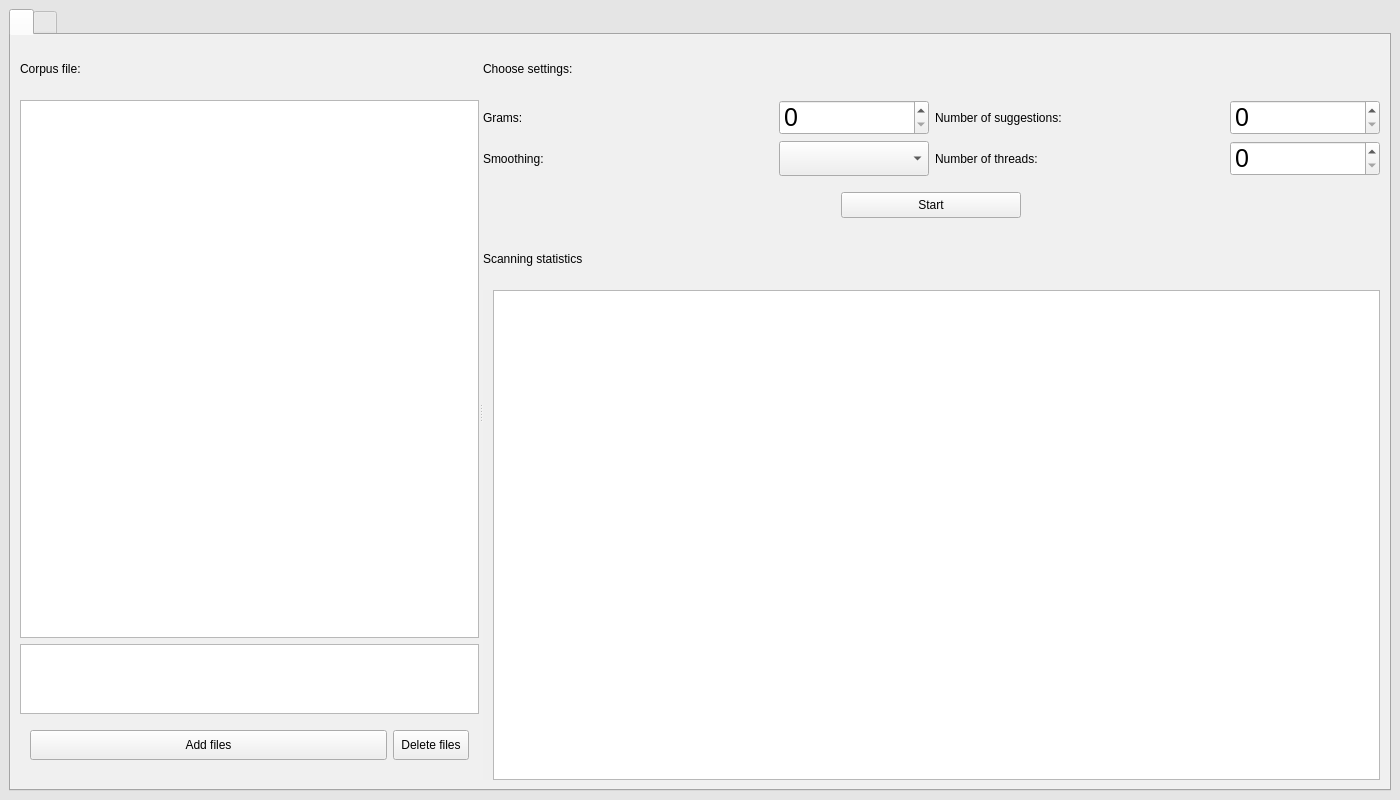
<?xml version="1.0" encoding="UTF-8"?>
<ui version="4.0">
 <class>MainWindow</class>
 <widget class="QMainWindow" name="MainWindow">
  <property name="geometry">
   <rect>
    <x>0</x>
    <y>0</y>
    <width>1400</width>
    <height>800</height>
   </rect>
  </property>
  <property name="sizePolicy">
   <sizepolicy hsizetype="Preferred" vsizetype="Preferred">
    <horstretch>0</horstretch>
    <verstretch>0</verstretch>
   </sizepolicy>
  </property>
  <property name="focusPolicy">
   <enum>Qt::NoFocus</enum>
  </property>
  <property name="windowTitle">
   <string>MainWindow</string>
  </property>
  <property name="styleSheet">
   <string notr="true">QMainWindow{
background: rgb(229, 229, 229);
padding: 0 0px;
border-radius: 0;
margin: 0;
border-width: 0px;
}</string>
  </property>
  <property name="tabShape">
   <enum>QTabWidget::Rounded</enum>
  </property>
  <widget class="QWidget" name="centralwidget">
   <property name="styleSheet">
    <string notr="true">QCentralWidget {
padding: 0 0;
border-radius: 0;
margin: 0 0;
}</string>
   </property>
   <layout class="QHBoxLayout" name="horizontalLayout">
    <item>
     <widget class="QTabWidget" name="tabWidget">
      <property name="sizePolicy">
       <sizepolicy hsizetype="MinimumExpanding" vsizetype="MinimumExpanding">
        <horstretch>0</horstretch>
        <verstretch>0</verstretch>
       </sizepolicy>
      </property>
      <property name="minimumSize">
       <size>
        <width>762</width>
        <height>498</height>
       </size>
      </property>
      <property name="cursor">
       <cursorShape>PointingHandCursor</cursorShape>
      </property>
      <property name="focusPolicy">
       <enum>Qt::NoFocus</enum>
      </property>
      <property name="contextMenuPolicy">
       <enum>Qt::DefaultContextMenu</enum>
      </property>
      <property name="styleSheet">
       <string notr="true">QTabWidget {
background: rgb(229, 229, 229);
padding: 0 0;
margin: 0 0;
}</string>
      </property>
      <property name="currentIndex">
       <number>0</number>
      </property>
      <widget class="QWidget" name="tabWidgetPage1">
       <property name="cursor">
        <cursorShape>ArrowCursor</cursorShape>
       </property>
       <attribute name="title">
        <string/>
       </attribute>
       <layout class="QHBoxLayout" name="horizontalLayout_4">
        <item>
         <widget class="QSplitter" name="splitter">
          <property name="sizePolicy">
           <sizepolicy hsizetype="MinimumExpanding" vsizetype="MinimumExpanding">
            <horstretch>0</horstretch>
            <verstretch>0</verstretch>
           </sizepolicy>
          </property>
          <property name="styleSheet">
           <string notr="true">QSplitter {
border-radius: 0;
padding:0;
}</string>
          </property>
          <property name="orientation">
           <enum>Qt::Horizontal</enum>
          </property>
          <widget class="QWidget" name="verticalLayoutWidget">
           <layout class="QVBoxLayout" name="verticalLayout_3">
            <item>
             <widget class="QLabel" name="label">
              <property name="sizePolicy">
               <sizepolicy hsizetype="Preferred" vsizetype="Preferred">
                <horstretch>0</horstretch>
                <verstretch>0</verstretch>
               </sizepolicy>
              </property>
              <property name="minimumSize">
               <size>
                <width>100</width>
                <height>50</height>
               </size>
              </property>
              <property name="text">
               <string>Corpus file:</string>
              </property>
             </widget>
            </item>
            <item>
             <widget class="QTableView" name="filesView">
              <property name="sizePolicy">
               <sizepolicy hsizetype="Preferred" vsizetype="MinimumExpanding">
                <horstretch>0</horstretch>
                <verstretch>0</verstretch>
               </sizepolicy>
              </property>
              <property name="styleSheet">
               <string notr="true">QTableView {
font-size: 18px;
}</string>
              </property>
             </widget>
            </item>
            <item>
             <widget class="QTableView" name="sizeView">
              <property name="sizePolicy">
               <sizepolicy hsizetype="Preferred" vsizetype="MinimumExpanding">
                <horstretch>0</horstretch>
                <verstretch>0</verstretch>
               </sizepolicy>
              </property>
              <property name="maximumSize">
               <size>
                <width>16777215</width>
                <height>70</height>
               </size>
              </property>
             </widget>
            </item>
            <item>
             <layout class="QHBoxLayout" name="horizontalLayout_3">
              <property name="leftMargin">
               <number>10</number>
              </property>
              <property name="topMargin">
               <number>10</number>
              </property>
              <property name="bottomMargin">
               <number>20</number>
              </property>
              <item>
               <widget class="QPushButton" name="addButton">
                <property name="sizePolicy">
                 <sizepolicy hsizetype="MinimumExpanding" vsizetype="Fixed">
                  <horstretch>0</horstretch>
                  <verstretch>0</verstretch>
                 </sizepolicy>
                </property>
                <property name="cursor">
                 <cursorShape>PointingHandCursor</cursorShape>
                </property>
                <property name="styleSheet">
                 <string notr="true">QPushButton { padding: 7px; }</string>
                </property>
                <property name="text">
                 <string>Add files</string>
                </property>
               </widget>
              </item>
              <item>
               <widget class="QPushButton" name="deleteButton">
                <property name="sizePolicy">
                 <sizepolicy hsizetype="Preferred" vsizetype="Fixed">
                  <horstretch>0</horstretch>
                  <verstretch>0</verstretch>
                 </sizepolicy>
                </property>
                <property name="cursor">
                 <cursorShape>PointingHandCursor</cursorShape>
                </property>
                <property name="styleSheet">
                 <string notr="true">QPushButton { padding: 7px; margin-right: 10px }</string>
                </property>
                <property name="text">
                 <string>Delete files</string>
                </property>
               </widget>
              </item>
             </layout>
            </item>
           </layout>
          </widget>
          <widget class="QWidget" name="verticalLayoutWidget_2">
           <layout class="QVBoxLayout" name="verticalLayout_4">
            <item>
             <widget class="QLabel" name="label_3">
              <property name="sizePolicy">
               <sizepolicy hsizetype="MinimumExpanding" vsizetype="MinimumExpanding">
                <horstretch>0</horstretch>
                <verstretch>0</verstretch>
               </sizepolicy>
              </property>
              <property name="minimumSize">
               <size>
                <width>0</width>
                <height>50</height>
               </size>
              </property>
              <property name="maximumSize">
               <size>
                <width>16777215</width>
                <height>50</height>
               </size>
              </property>
              <property name="text">
               <string>Choose settings:</string>
              </property>
             </widget>
            </item>
            <item>
             <layout class="QHBoxLayout" name="horizontalLayout_9">
              <item>
               <layout class="QGridLayout" name="gridLayout_2" columnstretch="0,0" columnminimumwidth="0,0">
                <item row="1" column="1">
                 <widget class="QComboBox" name="smoothingBox">
                  <property name="sizePolicy">
                   <sizepolicy hsizetype="Minimum" vsizetype="Minimum">
                    <horstretch>0</horstretch>
                    <verstretch>0</verstretch>
                   </sizepolicy>
                  </property>
                  <property name="minimumSize">
                   <size>
                    <width>100</width>
                    <height>0</height>
                   </size>
                  </property>
                  <property name="maximumSize">
                   <size>
                    <width>150</width>
                    <height>35</height>
                   </size>
                  </property>
                  <property name="styleSheet">
                   <string notr="true">QComboBox::down-arrow, QComboBox::down-arrow:on, QComboBox::down-arrow:hover, QComboBox::down-arrow:focus {
	image: url(&quot;:/arrow_down.png&quot;);
}

QComboBox {
font-size: 25px;
}</string>
                  </property>
                  <property name="currentIndex">
                   <number>-1</number>
                  </property>
                  <property name="maxCount">
                   <number>16</number>
                  </property>
                 </widget>
                </item>
                <item row="1" column="0">
                 <widget class="QLabel" name="label_7">
                  <property name="sizePolicy">
                   <sizepolicy hsizetype="Fixed" vsizetype="Preferred">
                    <horstretch>0</horstretch>
                    <verstretch>0</verstretch>
                   </sizepolicy>
                  </property>
                  <property name="maximumSize">
                   <size>
                    <width>350</width>
                    <height>16777215</height>
                   </size>
                  </property>
                  <property name="text">
                   <string>Smoothing:</string>
                  </property>
                 </widget>
                </item>
                <item row="0" column="0">
                 <widget class="QLabel" name="label_5">
                  <property name="sizePolicy">
                   <sizepolicy hsizetype="Fixed" vsizetype="Preferred">
                    <horstretch>0</horstretch>
                    <verstretch>0</verstretch>
                   </sizepolicy>
                  </property>
                  <property name="minimumSize">
                   <size>
                    <width>10</width>
                    <height>0</height>
                   </size>
                  </property>
                  <property name="maximumSize">
                   <size>
                    <width>350</width>
                    <height>16777215</height>
                   </size>
                  </property>
                  <property name="text">
                   <string>Grams:</string>
                  </property>
                 </widget>
                </item>
                <item row="0" column="1">
                 <widget class="QSpinBox" name="gramBox">
                  <property name="maximumSize">
                   <size>
                    <width>150</width>
                    <height>35</height>
                   </size>
                  </property>
                  <property name="styleSheet">
                   <string notr="true">QSpinBox:up-button {
	image: url(&quot;:/arrow_up.png&quot;);
}

QSpinBox:down-button {
	image: url(&quot;:/arrow_down.png&quot;);
}


QSpinBox {
font-size: 25px;
}</string>
                  </property>
                 </widget>
                </item>
               </layout>
              </item>
              <item>
               <layout class="QGridLayout" name="gridLayout">
                <item row="0" column="0">
                 <widget class="QLabel" name="label_6">
                  <property name="maximumSize">
                   <size>
                    <width>350</width>
                    <height>16777215</height>
                   </size>
                  </property>
                  <property name="text">
                   <string>Number of suggestions:</string>
                  </property>
                 </widget>
                </item>
                <item row="1" column="0">
                 <widget class="QLabel" name="label_8">
                  <property name="maximumSize">
                   <size>
                    <width>350</width>
                    <height>16777215</height>
                   </size>
                  </property>
                  <property name="text">
                   <string>Number of threads: </string>
                  </property>
                 </widget>
                </item>
                <item row="0" column="1">
                 <widget class="QSpinBox" name="wordsBox">
                  <property name="sizePolicy">
                   <sizepolicy hsizetype="Fixed" vsizetype="Fixed">
                    <horstretch>0</horstretch>
                    <verstretch>0</verstretch>
                   </sizepolicy>
                  </property>
                  <property name="maximumSize">
                   <size>
                    <width>150</width>
                    <height>35</height>
                   </size>
                  </property>
                  <property name="styleSheet">
                   <string notr="true">QSpinBox:up-button {
	image: url(&quot;:/arrow_up.png&quot;);
}

QSpinBox:down-button {
	image: url(&quot;:/arrow_down.png&quot;);
}

QSpinBox {
font-size: 25px;
}</string>
                  </property>
                 </widget>
                </item>
                <item row="1" column="1">
                 <widget class="QSpinBox" name="threadBox">
                  <property name="sizePolicy">
                   <sizepolicy hsizetype="Fixed" vsizetype="Fixed">
                    <horstretch>0</horstretch>
                    <verstretch>0</verstretch>
                   </sizepolicy>
                  </property>
                  <property name="minimumSize">
                   <size>
                    <width>150</width>
                    <height>0</height>
                   </size>
                  </property>
                  <property name="maximumSize">
                   <size>
                    <width>150</width>
                    <height>35</height>
                   </size>
                  </property>
                  <property name="styleSheet">
                   <string notr="true">QSpinBox:up-button {
	image: url(&quot;:/arrow_up.png&quot;);
}

QSpinBox:down-button {
	image: url(&quot;:/arrow_down.png&quot;);
}

QSpinBox {
font-size: 25px;
}</string>
                  </property>
                 </widget>
                </item>
               </layout>
              </item>
             </layout>
            </item>
            <item>
             <layout class="QHBoxLayout" name="horizontalLayout_2">
              <item>
               <widget class="QPushButton" name="startButton">
                <property name="sizePolicy">
                 <sizepolicy hsizetype="MinimumExpanding" vsizetype="Fixed">
                  <horstretch>0</horstretch>
                  <verstretch>0</verstretch>
                 </sizepolicy>
                </property>
                <property name="maximumSize">
                 <size>
                  <width>200</width>
                  <height>16777215</height>
                 </size>
                </property>
                <property name="cursor">
                 <cursorShape>PointingHandCursor</cursorShape>
                </property>
                <property name="styleSheet">
                 <string notr="true">QPushButton { padding: 5px; margin : 10px; }</string>
                </property>
                <property name="text">
                 <string>Start</string>
                </property>
               </widget>
              </item>
             </layout>
            </item>
            <item>
             <widget class="QLabel" name="label_2">
              <property name="maximumSize">
               <size>
                <width>16777215</width>
                <height>50</height>
               </size>
              </property>
              <property name="text">
               <string>Scanning statistics</string>
              </property>
             </widget>
            </item>
            <item>
             <widget class="QTableView" name="tableView">
              <property name="sizePolicy">
               <sizepolicy hsizetype="MinimumExpanding" vsizetype="Preferred">
                <horstretch>0</horstretch>
                <verstretch>0</verstretch>
               </sizepolicy>
              </property>
              <property name="minimumSize">
               <size>
                <width>500</width>
                <height>300</height>
               </size>
              </property>
              <property name="styleSheet">
               <string notr="true">QTableView {margin-left: 10px; }</string>
              </property>
             </widget>
            </item>
           </layout>
          </widget>
         </widget>
        </item>
       </layout>
      </widget>
      <widget class="QWidget" name="tabWidgetPage2">
       <property name="cursor">
        <cursorShape>ArrowCursor</cursorShape>
       </property>
       <attribute name="title">
        <string/>
       </attribute>
       <layout class="QVBoxLayout" name="verticalLayout_2">
        <item>
         <spacer name="verticalSpacer">
          <property name="orientation">
           <enum>Qt::Vertical</enum>
          </property>
          <property name="sizeHint" stdset="0">
           <size>
            <width>20</width>
            <height>100</height>
           </size>
          </property>
         </spacer>
        </item>
        <item>
         <spacer name="verticalSpacer_4">
          <property name="orientation">
           <enum>Qt::Vertical</enum>
          </property>
          <property name="sizeHint" stdset="0">
           <size>
            <width>20</width>
            <height>40</height>
           </size>
          </property>
         </spacer>
        </item>
        <item alignment="Qt::AlignHCenter">
         <widget class="QLabel" name="image">
          <property name="sizePolicy">
           <sizepolicy hsizetype="MinimumExpanding" vsizetype="MinimumExpanding">
            <horstretch>0</horstretch>
            <verstretch>0</verstretch>
           </sizepolicy>
          </property>
          <property name="minimumSize">
           <size>
            <width>200</width>
            <height>200</height>
           </size>
          </property>
          <property name="text">
           <string/>
          </property>
         </widget>
        </item>
        <item>
         <spacer name="verticalSpacer_3">
          <property name="orientation">
           <enum>Qt::Vertical</enum>
          </property>
          <property name="sizeHint" stdset="0">
           <size>
            <width>20</width>
            <height>100</height>
           </size>
          </property>
         </spacer>
        </item>
        <item alignment="Qt::AlignHCenter">
         <widget class="QLineEdit" name="lineEdit">
          <property name="sizePolicy">
           <sizepolicy hsizetype="MinimumExpanding" vsizetype="Fixed">
            <horstretch>0</horstretch>
            <verstretch>0</verstretch>
           </sizepolicy>
          </property>
          <property name="minimumSize">
           <size>
            <width>400</width>
            <height>0</height>
           </size>
          </property>
         </widget>
        </item>
        <item>
         <spacer name="verticalSpacer_2">
          <property name="orientation">
           <enum>Qt::Vertical</enum>
          </property>
          <property name="sizeHint" stdset="0">
           <size>
            <width>20</width>
            <height>75</height>
           </size>
          </property>
         </spacer>
        </item>
        <item>
         <widget class="QListView" name="resultView">
          <property name="styleSheet">
           <string notr="true">QListView {
font-size: 25px;
}</string>
          </property>
         </widget>
        </item>
       </layout>
      </widget>
     </widget>
    </item>
   </layout>
  </widget>
  <widget class="QMenuBar" name="menubar">
   <property name="geometry">
    <rect>
     <x>0</x>
     <y>0</y>
     <width>1400</width>
     <height>25</height>
    </rect>
   </property>
  </widget>
 </widget>
 <resources/>
 <connections/>
</ui>
